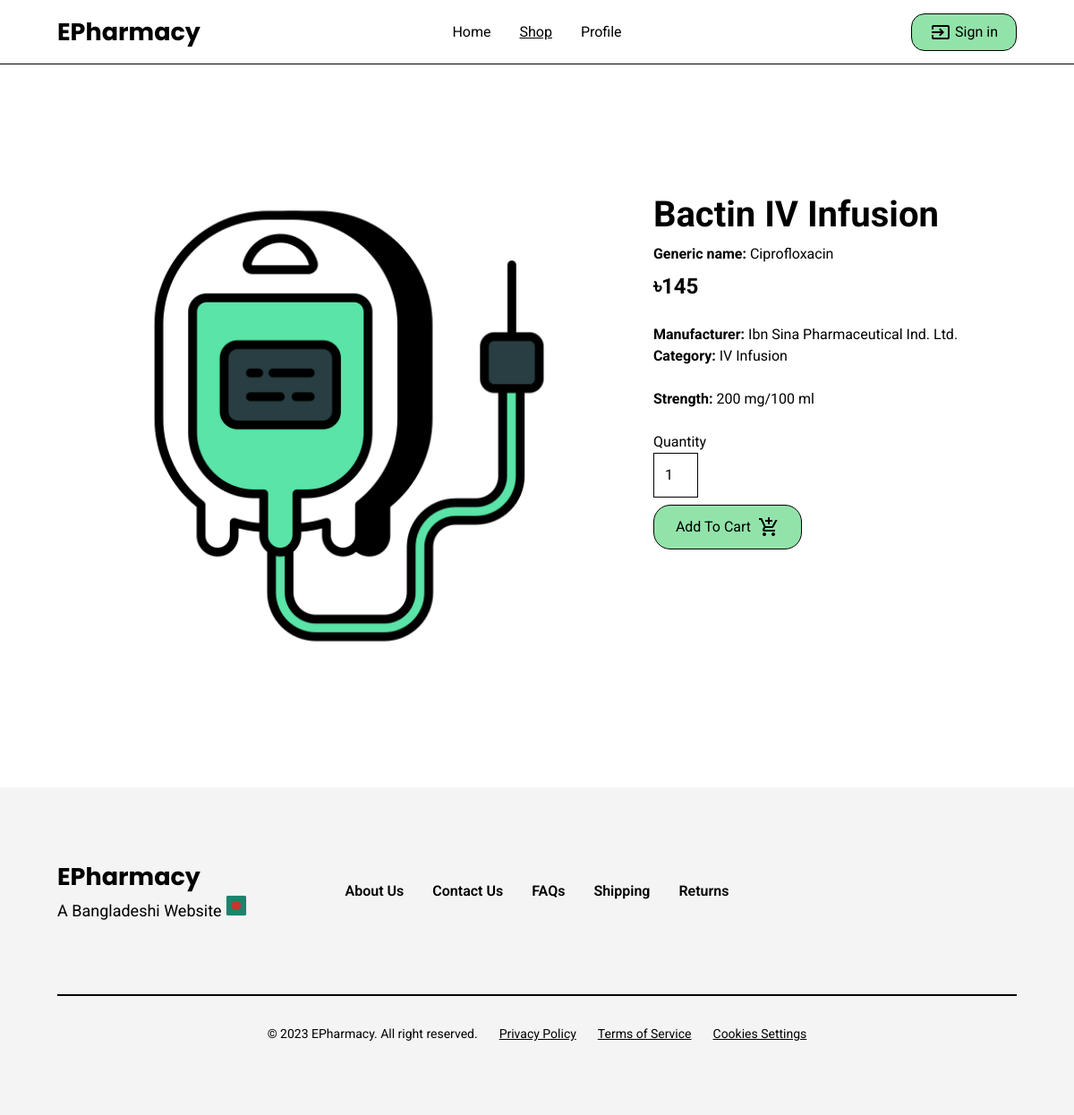
Page /view_product/4 on the committed database.
### app.py (models this page shows)
class Product_info(db.Model):
    productID = db.Column(db.Integer, primary_key=True)
    Manufacturer = db.Column(db.String(47), nullable=True)
    BrandName = db.Column(db.String(38), nullable=True)
    GenericName = db.Column(db.String(393), nullable=True)
    Strength = db.Column(db.String(265), nullable=True)
    Description = db.Column(db.String(26), nullable=True)
    Price = db.Column(db.String(72), nullable=True)

### app.py (the view)
@app.route('/view_product/<int:product_id>')
def view_product(product_id):
    product_detail = Product_info.query.get_or_404(product_id)
    if "google_id" in session:
        return render_template('product_details.html', name = session["name"], picture = session["picture"], product=product_detail)
    else:
        return render_template('product_details.html', product=product_detail)

### templates/product_details.html (shortened to what this page needs)
{% extends "layout.html" %}
{% block shop_active %}active{% endblock %}
{% block body %}
<div class="Products">
    <div class="Product">
        <div class="ProductHeader1">
            <div class="Content-product-details">
                <div class="Product-product-details">
                    <div class="Column1-product-details">
                        <img class="PlaceholderImage"
                            src="{{ url_for('static', filename='images/shop/' + product.Description.lower() + '.png') }}"
                            loading="lazy" />
                    </div>
                </div>
                <div class="Column2-product-details">
                    <div class="ProductDescription">
                        <div class="ProductName">
                            <div class="Heading-product-details">{{ product.BrandName }}</div>
                            <div class="Text-product-details">
                                <b>Generic name:</b> {{ product.GenericName }}
                            </div>
                            <div class="Price-product-details">৳{{ product.Price }} </div>
                        </div>
                        <div class="Text-product-details">
                            <b>Manufacturer:</b> {{ product.Manufacturer }}
                            <br>
                            <b>Category:</b> {{ product.Description }}
                        </div>
                        <div class="Variant"><b>Strength:</b> {{ product.Strength }}</div>
                        <div class="form-product-details">
                        <form
                            action="{{ url_for('add_to_cart', product_id=product.productID, redirect_url=request.url) }}"
                            method="post">
                                <div class="Quantity">Quantity</div>
                                <div class="TextInput">
                                    <input class="Placeholder" type="number" name="quantity" value="1" min="1">
                                </div>
                            <div class="FormSubmit">
                                <button class="Button-product-details" type="submit" value="Add to Cart">
                                    <div class="Button-text">Add To Cart </div>
                                    <span class="material-symbols-outlined">
                                    </span>
                                </button>
                            </div>
                        </form>
                    </div>
                    </div>
                </div>
            </div>
        </div>
    </div>
</div>
{% endblock %}

### static/styles.css (style rules this page uses)
* { margin: 0; padding: 0; box-sizing: border-box; text-decoration: none; list-style: none; font-family: 'Roboto', sans-serif; color: var(--black-color); }
:root { --black-color: #000000; --white-color: #FFFFFF; --light-grey-color: #F4F4F4; --light-green-color: #92E3A9; --pale-green-color: #def7e5; --light-red-color: #FF725E; --pale-red-color: #ffd5cf; --light-blue-color: #79a3ff; --pale-blue-color: #b3caff; }
html { scroll-padding-top: 72px; overflow-x: hidden; scroll-behavior: smooth; height: 100%; width: 100%; }
body { overflow-x: hidden; overflow-y: hidden; box-sizing: inherit; min-height: 100%; width: 100%; }
.material-symbols-outlined { font-variation-settings: 'FILL' 0, 'wght' 400, 'GRAD' 0, 'opsz' 24 }
.Products { width: 100%; justify-content: center; align-items: center; display: inline-flex; }
.Product { align-self: stretch; padding: 32px 0; width: 1440px; justify-content: flex-start; align-items: center; display: inline-flex; flex-direction: column; }
.ProductHeader1 { width: 1440px; padding: 112px 64px; background: white; flex-direction: column; justify-content: flex-start; align-items: center; gap: 24px; display: inline-flex; }
.Content-product-details { align-self: stretch; justify-content: center; align-items: flex-start; gap: 80px; display: inline-flex; }
.Product-product-details { justify-content: flex-start; align-items: flex-start; gap: 16px; display: flex; }
.Column1-product-details { justify-content: flex-start; align-items: flex-start; display: flex; }
.PlaceholderImage { width: 520px; object-fit: contain; }
.Column2-product-details { flex-direction: column; justify-content: flex-start; align-items: flex-start; gap: 32px; display: inline-flex; }
.ProductDescription { align-self: stretch; flex-direction: column; justify-content: flex-start; align-items: flex-start; gap: 24px; display: flex; }
.ProductName { flex-direction: column; justify-content: flex-start; align-items: flex-start; gap: 8px; display: flex; }
.Heading-product-details { font-size: 40px; font-weight: 700; line-height: 48px; word-wrap: break-word; }
.Price-product-details { font-size: 24px; font-weight: 700; line-height: 33.60px; word-wrap: break-word; }
.Text-product-details { align-self: stretch; font-size: 16px; font-weight: 400; line-height: 24px; word-wrap: break-word; }
.Variant { align-self: stretch; font-size: 16px; font-weight: 400; line-height: 24px; word-wrap: break-word; }
.Quantity { align-self: stretch; font-size: 16px; font-weight: 400; line-height: 24px; word-wrap: break-word; }
.TextInput { width: 50px; padding: 12px; background: white; border: 1px black solid; justify-content: flex-start; align-items: center; display: inline-flex; }
.Placeholder { flex: 1 1 0; font-size: 16px; font-weight: 400; line-height: 24px; word-wrap: break-word; border: none; outline: none; width: 100%; }
.FormSubmit { align-self: stretch; padding-top: 8px; flex-direction: column; justify-content: flex-start; align-items: flex-start; gap: 16px; display: flex; }
.Button-product-details { align-self: stretch; padding-left: 24px; padding-right: 24px; padding-top: 12px; padding-bottom: 12px; background: #92E3A9; border-radius: 19px; border: 1px black solid; justify-content: center; align-items: center; gap: 8px; display: inline-flex; }
.Button-text { font-size: 16px; font-weight: 400; line-height: 24px; word-wrap: break-word; }

### rows in the picture
Product_info: BrandName "Bactin IV Infusion", GenericName "Ciprofloxacin", Price "145", Manufacturer "Ibn Sina Pharmaceutical Ind. Ltd.", Description "IV Infusion", Strength "200 mg/100 ml"
